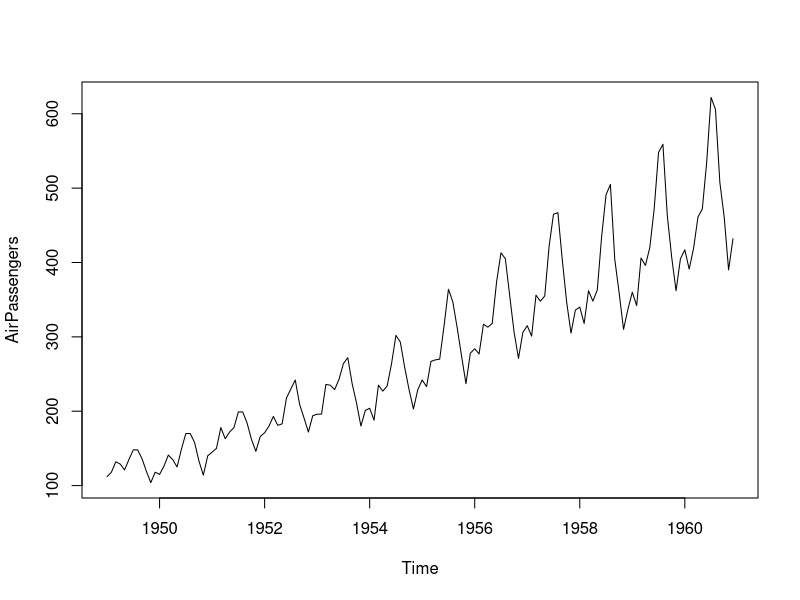
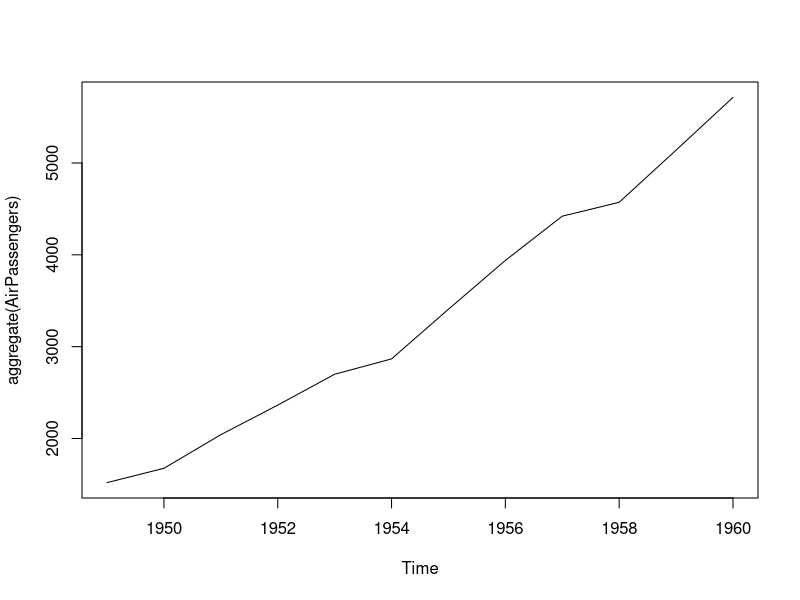
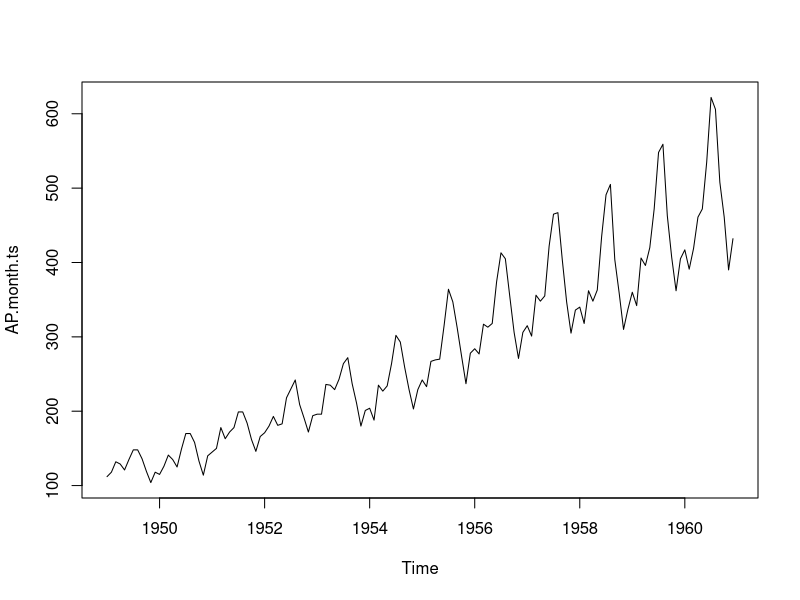
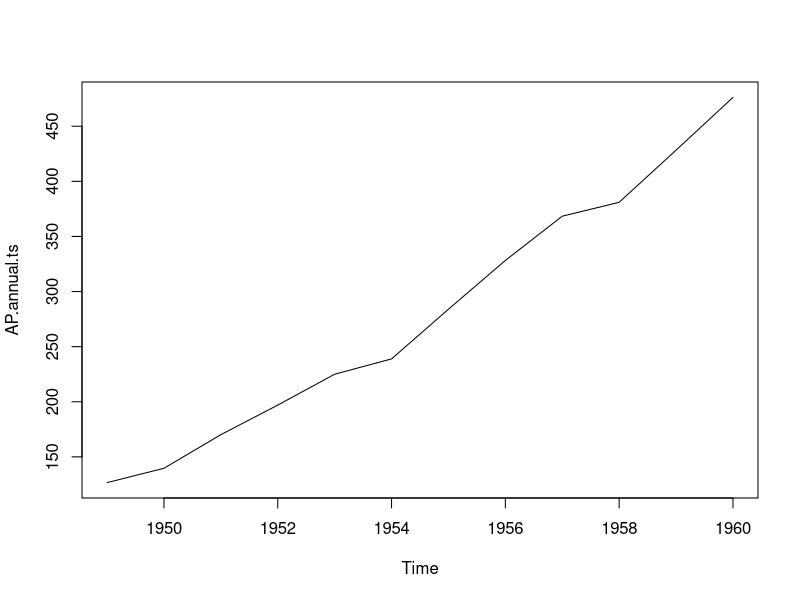

Write R code to recreate these figures, in order. (Note: this script raises an error after producing the figures.)
data("AirPassengers")
AirPassengers

class(AirPassengers)

frequency(AirPassengers)

plot(AirPassengers)

# Remove sensonal effect

plot(aggregate(AirPassengers))

# Monthly/ Annually plot of time series

AP.month.ts <- ts(AirPassengers, start = c(1949, 1), freq = 12)
AP.annual.ts <- aggregate(AP.month.ts)/12

plot(AP.month.ts)
plot(AP.annual.ts)

# Factors of time series

plot(AP.decom$trend, ylab = "Passengers(1000's)", main = "Trend Factor")
plot(AP.decom$seasonal, ylab = "Passengers(1000's)", main = "Seasonal Factor")
plot(AP.decom$random, ylab = "Passengers(1000's)", main = "Irregular Factor")

# Decomposition of time series

plot(decompose(AirPassengers))

plot(decompose(AirPassengers, type = "mult"))


AP.decom <- decompose(AirPassengers, type = "mult")
trend <- AP.decom$trend
seasonal <- AP.decom$seasonal
ts.plot(cbind(trend, trend*seasonal), lty = 1:2)
        

